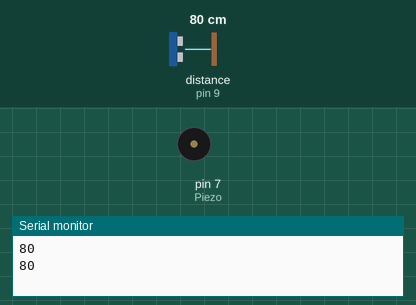
Bench run of a sketch on a simulated Arduino Uno, built with avr-gcc and run on an emulated ATmega328P. Shown: buzzer (waves = sounding), the last lines printed to the serial monitor. Wiring (inferred from the names in the program): ultrasonic range finder: trigger pin 8; echo pin 9. The inputs (shaded band) are chosen by the test bench; at power-on: distance to the obstacle (sensor on pin 9) 80 cm. The echo pulse lasts 58.3 µs per cm.

Above: at 1.8 s.
1.9 s: distance to the obstacle (sensor on pin 9) set to 12 cm
5.4 s: distance to the obstacle (sensor on pin 9) set to 9 cm
7.0 s: distance to the obstacle (sensor on pin 9) set to 18 cm
At 8.26 s:
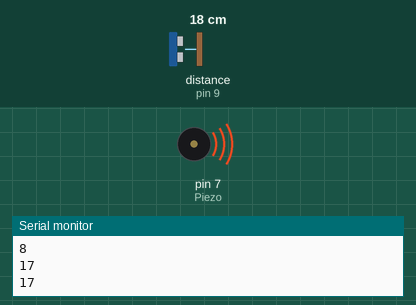
11.1 s: distance to the obstacle (sensor on pin 9) set to 2 cm
At 12.27 s:
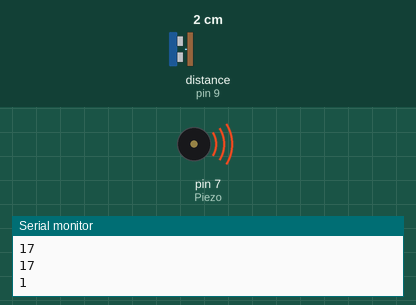
Timing chart, 0 to 14.0 s (numbered marks = the images above; inputs shaded):
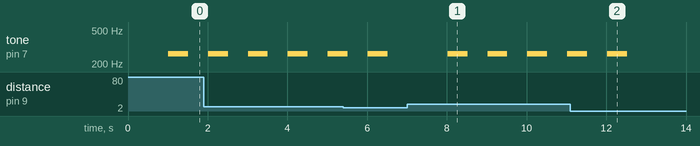

The sketch:

no_steal.ino
```cpp
int TrigPin = 8;
int EchoPin = 9;
int distance;

int S_distance = 10;

int Piezo = 7;

void setup() {
  // put your setup code here, to run once:
    pinMode(TrigPin, OUTPUT);
    pinMode(EchoPin, INPUT);

    pinMode(Piezo, OUTPUT);

    Serial.begin(9600);
}

void loop() {
  // put your main code here, to run repeatedly:
    digitalWrite(TrigPin, HIGH);
    delayMicroseconds(10);
    digitalWrite(TrigPin, LOW);

    distance = pulseIn(EchoPin, HIGH) / 58;
    Serial.println(distance);
    delay(1000);

    if (distance >= S_distance) {
      tone(Piezo, 262, 500);
    }

}
```

Measured:
- after the input at 7.0 s, tone on pin 7 (Piezo): alternates 262 Hz for 0.50 s and silent for 0.50 s, starting after 1.0 s
- after the input at 11.1 s, tone on pin 7 (Piezo): goes on until 12.5 s, then stays silent
- by itself, tone on pin 7 (Piezo): alternates 262 Hz for 0.50 s and silent for 0.50 s
